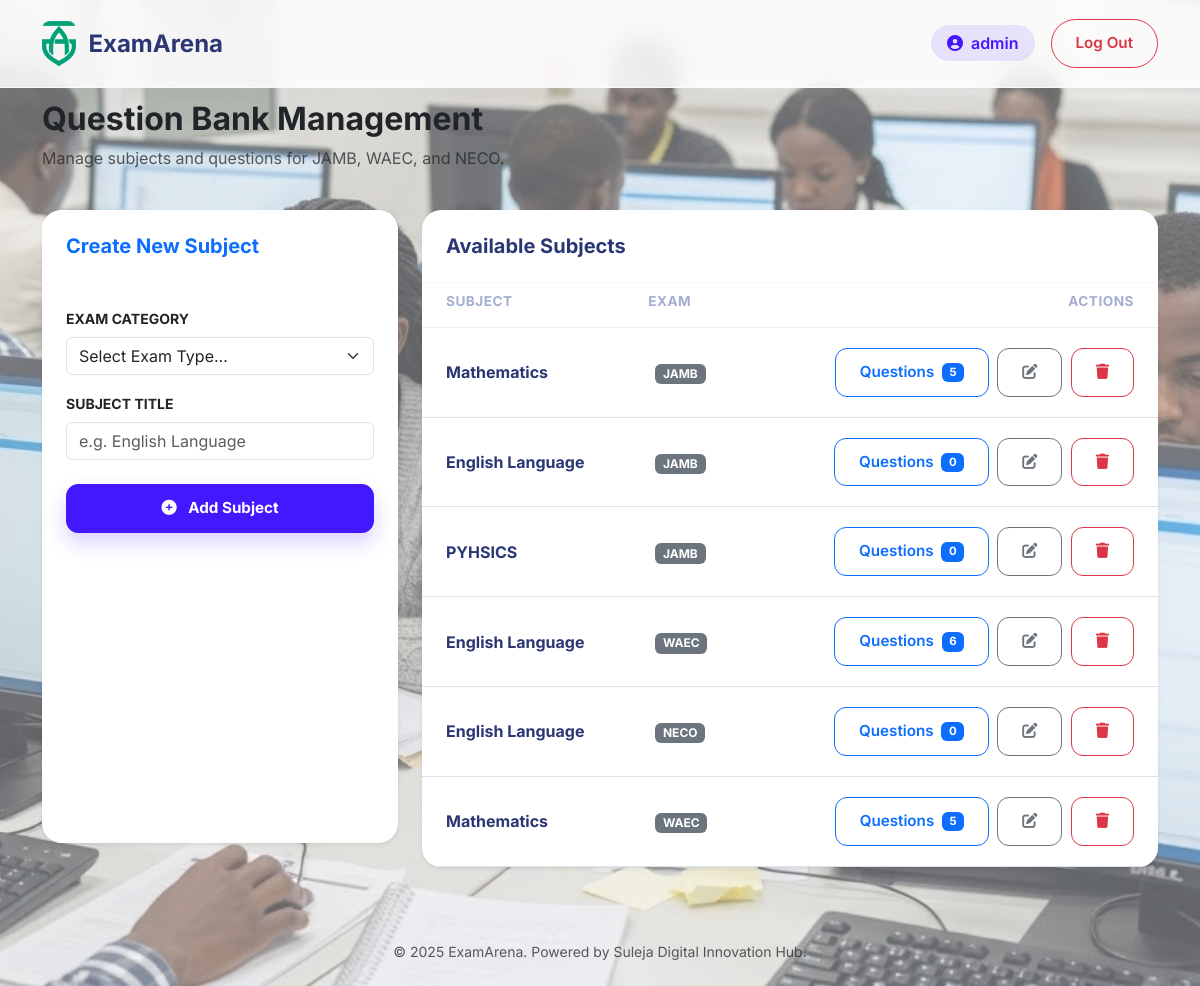
The page /admin/ (signed in) on the database its author committed.
### src/app/models.py (models this page shows, shortened)
class User(db.Model):
    id = db.Column(db.Integer, primary_key=True)
    username = db.Column(db.String(80), unique=True, nullable=False)
    password_hash = db.Column(db.String(128))
    role = db.Column(db.String(20), default='student') # superadmin, centeradmin, student
    center_id = db.Column(db.Integer, db.ForeignKey('center.id'), nullable=True)
    is_writing = db.Column(db.Boolean, default=False)
    last_login = db.Column(db.DateTime)

class Subject(db.Model):
    id = db.Column(db.Integer, primary_key=True)
    name = db.Column(db.String(100), nullable=False)
    exam_id = db.Column(db.Integer, db.ForeignKey('exam.id'))
    questions = db.relationship('Question', backref='subject', lazy=True)

class Exam(db.Model):
    id = db.Column(db.Integer, primary_key=True)
    name = db.Column(db.String(100), nullable=False) # JAMB, WAEC, NECO
    duration_minutes = db.Column(db.Integer, default=60)
    required_subjects = db.Column(db.Integer, default=1) # JAMB=4, others=1
    subjects = db.relationship('Subject', backref='exam', lazy=True)

### src/app/controllers/admin.py (the view, shortened to what this page needs)
@bp.route('/', methods=['GET', 'POST'])
def index():
    if g.user.role == 'centeradmin':
        students = User.query.filter_by(center_id=g.user.center_id, role='student').all()
        return render_template('admin/center_dashboard.html', students=students)
    exams = Exam.query.all()
    subjects = Subject.query.all()
    return render_template('admin/question_bank.html', exams=exams, subjects=subjects)

### src/app/controllers/admin.py (called while the page is built)
@bp.before_request
def restrict_access():
    if not g.user:
        return redirect(url_for('auth.login'))
    if g.user.role not in ['superadmin', 'centeradmin']:
        return redirect(url_for('main.dashboard'))

### src/app/controllers/auth.py (called while the page is built)
@bp.before_app_request
def load_logged_in_user():
    user_id = session.get('user_id')
    if user_id is None:
        g.user = None
    else:
        g.user = User.query.get(user_id)

### src/resources/templates/admin/question_bank.html (shortened to what this page needs)
{% extends 'base.html' %}
{% block content %}
<div class="row">
    <div class="col-12 mb-4">
        <h2 class="fw-bold text-dark">Question Bank Management</h2>
        <p class="text-muted">Manage subjects and questions for JAMB, WAEC, and NECO.</p>
    </div>
    <div class="col-md-4 mb-4">
        <div class="card shadow-sm h-100">
            <div class="card-header bg-white border-0">
                <h5 class="fw-bold text-primary mb-0">Create New Subject</h5>
            </div>
            <div class="card-body">
                <form method="POST" action="{{ url_for('admin.index') }}">
                    <div class="mb-3">
                        <label class="form-label small fw-bold text-uppercase">Exam Category</label>
                        <select name="exam_id" class="form-select" required>
                            <option value="">Select Exam Type...</option>
                        </select>
                    </div>
                    <div class="mb-4">
                        <label class="form-label small fw-bold text-uppercase">Subject Title</label>
                        <input type="text" name="subject_name" class="form-control" placeholder="e.g. English Language" required>
                    </div>
                    <button type="submit" class="btn btn-primary w-100 fw-bold">
                        <i class="fas fa-plus-circle me-2"></i> Add Subject
                    </button>
                </form>
            </div>
        </div>
    </div>
    <div class="col-md-8">
        <div class="card shadow-sm">
            <div class="card-header bg-white">
                <h5 class="fw-bold mb-0">Available Subjects</h5>
            </div>
            <div class="card-body p-0">
                <div class="table-responsive">
                    <table class="table table-hover mb-0 align-middle">
                        <thead class="bg-light">
                            <tr>
                                <th class="ps-4">Subject</th>
                                <th>Exam</th>
                                <th class="text-end pe-4">Actions</th>
                            </tr>
                        </thead>
                        <tbody>
                            {% for sub in subjects %}
                            <tr>
                                <td class="ps-4 fw-bold">{{ sub.name }}</td>
                                <td><span class="badge bg-secondary">{{ sub.exam.name }}</span></td>
                                <td class="text-end pe-4">
                                    <a href="{{ url_for('admin.manage_questions', subject_id=sub.id) }}" class="btn btn-sm btn-outline-primary me-1">
                                        Questions <span class="badge bg-primary text-white ms-1">{{ sub.questions|length }}</span>
                                    </a>
                                    <a href="{{ url_for('admin.edit_subject', id=sub.id) }}" class="btn btn-sm btn-outline-secondary me-1" title="Rename">
                                        <i class="fas fa-edit"></i>
                                    </a>
                                    <form action="{{ url_for('admin.delete_subject', id=sub.id) }}" method="POST" style="display:inline;" onsubmit="return confirm('Delete {{ sub.name }} and all its questions?');">
                                        <button type="submit" class="btn btn-sm btn-outline-danger" title="Delete">
                                            <i class="fas fa-trash"></i>
                                        </button>
                                    </form>
                                </td>
                            </tr>
                            {% else %}
                            <tr><td colspan="3" class="text-center py-4 text-muted">No subjects found. Add one on the left.</td></tr>
                            {% endfor %}
                        </tbody>
                    </table>
                </div>
            </div>
        </div>
    </div>
</div>
{% endblock %}

### src/resources/templates/base.html (shortened to what this page needs)
<!DOCTYPE html>
<html lang="en">
<head>
    <link href="https://cdn.jsdelivr.net/npm/bootstrap@5.3.0/dist/css/bootstrap.min.css" rel="stylesheet">
    <link rel="stylesheet" href="https://cdnjs.cloudflare.com/ajax/libs/font-awesome/6.4.0/css/all.min.css">
    <link href="{{ url_for('static', filename='css/style.css') }}" rel="stylesheet">
</head>
<body>
    <nav class="navbar navbar-expand-lg fixed-top">
        <div class="container">
            <a class="navbar-brand" href="/">
                <img src="{{ url_for('static', filename='img/logo.png') }}" alt="EA">
                <span>ExamArena</span>
            </a>
            <div class="collapse navbar-collapse" id="navbarMain">
                <ul class="navbar-nav ms-auto align-items-center">
                    {% if g.user %}
                    <li class="nav-item">
                        <span class="badge-role me-3">
                            <i class="fas fa-user-circle me-2"></i>{{ g.user.username }}
                        </span>
                    </li>
                    <li class="nav-item">
                        <a href="{{ url_for('auth.logout') }}" class="btn btn-outline-danger btn-sm rounded-pill px-4">
                            Log Out
                        </a>
                    </li>
                    {% endif %}
                </ul>
            </div>
        </div>
    </nav>
    <div class="container" style="margin-top: 100px; margin-bottom: 50px; flex: 1;">
        {% block content %}{% endblock %}
    </div>
    <footer class="text-center py-4 text-muted small">
        &copy; 2025 ExamArena. Powered by Suleja Digital Innovation Hub.
    </footer>
</body>
</html>

### src/resources/static/css/style.css (style rules this page uses)
:root { --primary: #4318FF; --primary-hover: #3311CC; --secondary: #A3AED0; --dark-text: #2B3674; --light-bg: #F4F7FE; --card-bg: #FFFFFF; --glass-border: rgba(255, 255, 255, 0.6); --glass-bg: rgba(255, 255, 255, 0.85); --shadow-soft: 0px 18px 40px rgba(112, 144, 176, 0.12); }
body { font-family: 'Inter', sans-serif; background-color: var(--light-bg); color: var(--dark-text); min-height: 100vh; display: flex; flex-direction: column; }
.navbar { background: var(--glass-bg); backdrop-filter: blur(12px); border-bottom: 1px solid var(--glass-border); padding: 1rem 0; box-shadow: 0 2px 20px rgba(0, 0, 0, 0.02); }
.navbar-brand { font-weight: 700; font-size: 1.5rem; color: var(--dark-text) !important; display: flex; align-items: center; gap: 12px; }
.navbar-brand img { height: 45px; border-radius: 8px; }
.card { background: var(--card-bg); border-radius: 20px; border: none; box-shadow: var(--shadow-soft); transition: transform 0.3s ease, box-shadow 0.3s ease; overflow: hidden; }
.card-header { background: transparent; border-bottom: 1px solid #F4F7FE; padding: 1.5rem; font-weight: 700; color: var(--dark-text); }
.card-body { padding: 1.5rem; }
.btn { border-radius: 12px; padding: 12px 24px; font-weight: 600; font-size: 0.95rem; transition: all 0.2s; text-transform: capitalize; }
.btn-primary { background-color: var(--primary); border-color: var(--primary); box-shadow: 0px 10px 20px rgba(67, 24, 255, 0.2); }
.badge-role { background: rgba(67, 24, 255, 0.1); color: var(--primary); padding: 8px 16px; border-radius: 30px; font-weight: 600; }
.table thead th { font-size: 0.85rem; text-transform: uppercase; color: var(--secondary); letter-spacing: 0.5px; border-bottom: 1px solid #E9EDF7; padding-bottom: 15px; }
.table td { vertical-align: middle; padding: 20px 15px; color: var(--dark-text); font-weight: 500; }

### rows shown on the page
User: user.username "admin"
Subject: name "Mathematics", exam.name "JAMB", questions|length "5"
Subject: name "English Language", exam.name "JAMB", questions|length "0"
Subject: name "PYHSICS", exam.name "JAMB", questions|length "0"
Subject: name "English Language", exam.name "WAEC", questions|length "6"
Subject: name "English Language", exam.name "NECO", questions|length "0"
Subject: name "Mathematics", exam.name "WAEC", questions|length "5"
